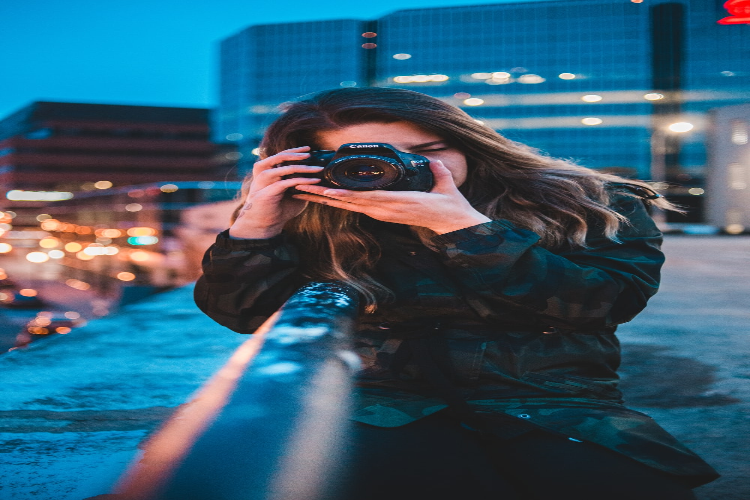
#> input picture Color Detection/pic.png, 750 x 500 px
$ python main.py
#> lines starting #> are read from the running program, lines starting #| are printed output that depends on the picture; after the words box and inside, x2 and y2 are one past the last pixel; in counts of white or black regions, pixels touching at a corner belong together
import cv2
import numpy as np

def empty(a):
    pass

def stackImages(scale,imgArray):
    rows = len(imgArray)
    cols = len(imgArray[0])
    rowsAvailable = isinstance(imgArray[0], list)
    width = imgArray[0][0].shape[1]
    height = imgArray[0][0].shape[0]
    if rowsAvailable:
        for x in range ( 0, rows):
            for y in range(0, cols):
                if imgArray[x][y].shape[:2] == imgArray[0][0].shape [:2]:
                    imgArray[x][y] = cv2.resize(imgArray[x][y], (0, 0), None, scale, scale)
                else:
                    imgArray[x][y] = cv2.resize(imgArray[x][y], (imgArray[0][0].shape[1], imgArray[0][0].shape[0]), None, scale, scale)
                if len(imgArray[x][y].shape) == 2: imgArray[x][y]= cv2.cvtColor( imgArray[x][y], cv2.COLOR_GRAY2BGR)
        imageBlank = np.zeros((height, width, 3), np.uint8)
        hor = [imageBlank]*rows
        hor_con = [imageBlank]*rows
        for x in range(0, rows):
            hor[x] = np.hstack(imgArray[x])
        ver = np.vstack(hor)
    else:
        for x in range(0, rows):
            if imgArray[x].shape[:2] == imgArray[0].shape[:2]:
                imgArray[x] = cv2.resize(imgArray[x], (0, 0), None, scale, scale)
            else:
                imgArray[x] = cv2.resize(imgArray[x], (imgArray[0].shape[1], imgArray[0].shape[0]), None,scale, scale)
            if len(imgArray[x].shape) == 2: imgArray[x] = cv2.cvtColor(imgArray[x], cv2.COLOR_GRAY2BGR)
        hor= np.hstack(imgArray)
        ver = hor
    return ver


path = 'pic.png'
cv2.namedWindow("TrackBars")
cv2.resizeWindow("TrackBars",640,240)
cv2.createTrackbar("Hue Min","TrackBars",0,179,empty)
cv2.createTrackbar("Hue Max","TrackBars",19,179,empty)
cv2.createTrackbar("Sat Min","TrackBars",110,255,empty)
cv2.createTrackbar("Sat Max","TrackBars",240,255,empty)
cv2.createTrackbar("Val Min","TrackBars",153,255,empty)
cv2.createTrackbar("Val Max","TrackBars",255,255,empty)

while True:
    img = cv2.imread(path)
#> img is the input picture: shape (500, 750, 3); mean B, G, R 112.9, 92.2, 52.8
    imgHSV = cv2.cvtColor(img,cv2.COLOR_BGR2HSV)
#> imgHSV: shape (500, 750, 3); mean H, S, V 91.6, 139.4, 122
    h_min = cv2.getTrackbarPos("Hue Min","TrackBars")
    h_max = cv2.getTrackbarPos("Hue Max", "TrackBars")
    s_min = cv2.getTrackbarPos("Sat Min", "TrackBars")
    s_max = cv2.getTrackbarPos("Sat Max", "TrackBars")
    v_min = cv2.getTrackbarPos("Val Min", "TrackBars")
    v_max = cv2.getTrackbarPos("Val Max", "TrackBars")
    print(h_min,h_max,s_min,s_max,v_min,v_max)
    lower = np.array([h_min,s_min,v_min])
    upper = np.array([h_max,s_max,v_max])
    mask = cv2.inRange(imgHSV,lower,upper)
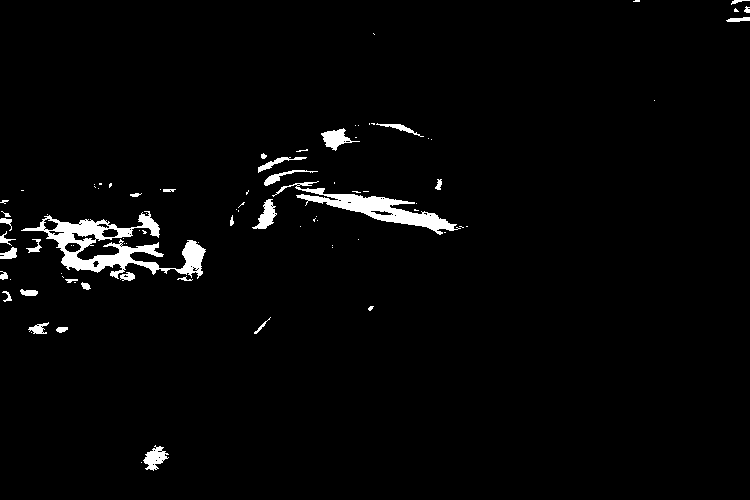
#> mask: shape (500, 750); 2.5% white; 87 white regions (56 under 20 px), largest, box (x1, y1, x2, y2) and area: (21, 211, 206, 279) 3885, (272, 181, 461, 235) 2377, (321, 128, 360, 151) 384
    imgResult = cv2.bitwise_and(img,img,mask=mask)
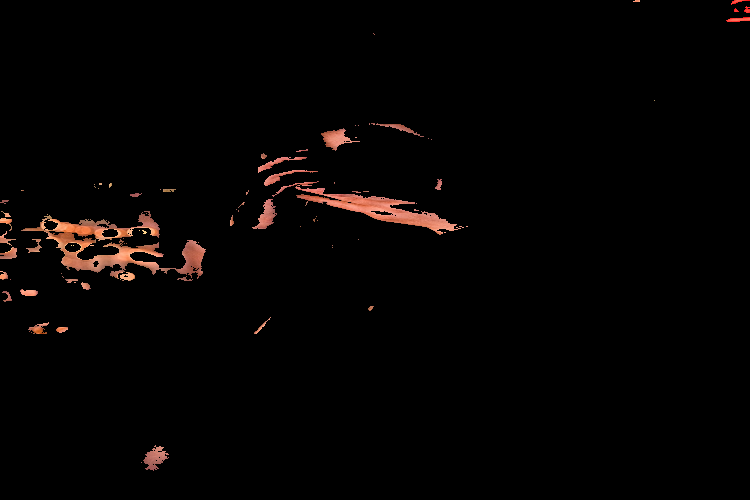
#> imgResult: shape (500, 750, 3); mean B, G, R 2.4, 3.1, 5.2


    # [4 lines of commented-out code are left out]

    imgStack = stackImages(0.6,([img,imgHSV],[mask,imgResult]))
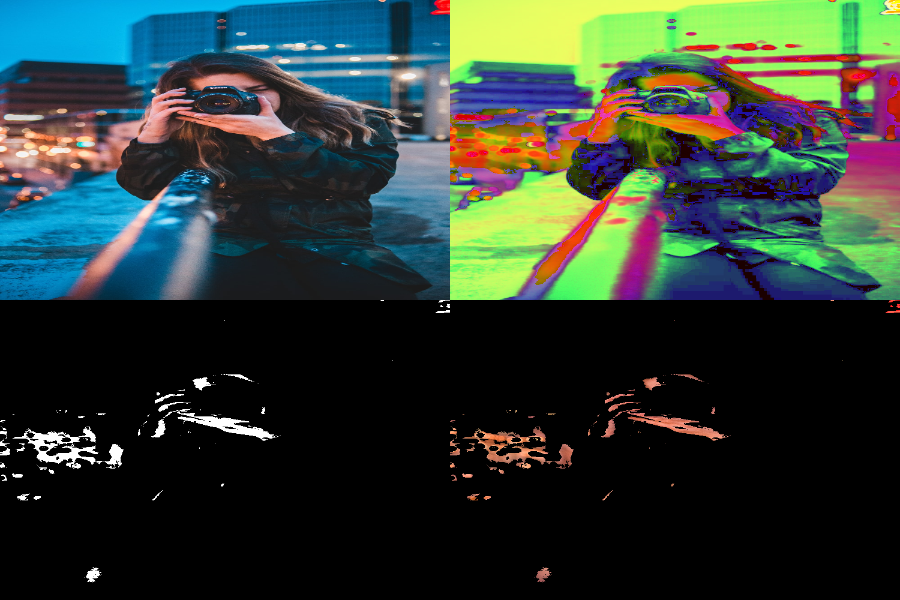
#> imgStack: shape (600, 900, 3); mean B, G, R 53.3, 60.2, 46.6
    cv2.imshow("Stacked Images", imgStack)

    cv2.waitKey(1)

$ run again, with Color Detection/Stack.jfif saved as Color Detection/pic.png
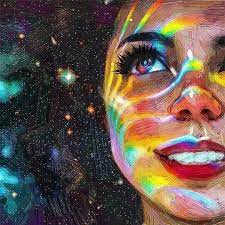
#> input picture Color Detection/Stack.jfif, 225 x 225 px
#> img is the input picture: shape (225, 225, 3); mean B, G, R 75.7, 84.5, 101.8
#> imgHSV: shape (225, 225, 3); mean H, S, V 82.5, 103.1, 112.7
#> `mask = cv2.inRange(imgHSV,lower,upper)`:
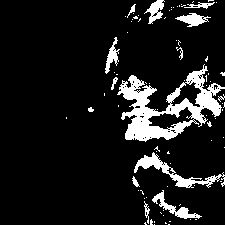
#> mask: shape (225, 225); 10.6% white; 84 white regions (70 under 20 px), largest, box (x1, y1, x2, y2) and area: (117, 64, 225, 142) 3083, (134, 152, 225, 188) 721, (152, 190, 202, 219) 350
#> `imgStack = stackImages(0.6,([img,imgHSV],[mask,imgResult]))`:
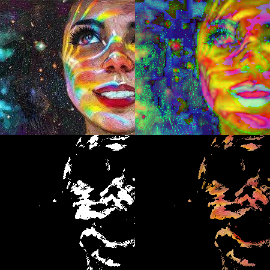
#> imgStack: shape (270, 270, 3); mean B, G, R 48.4, 56.8, 65.7
